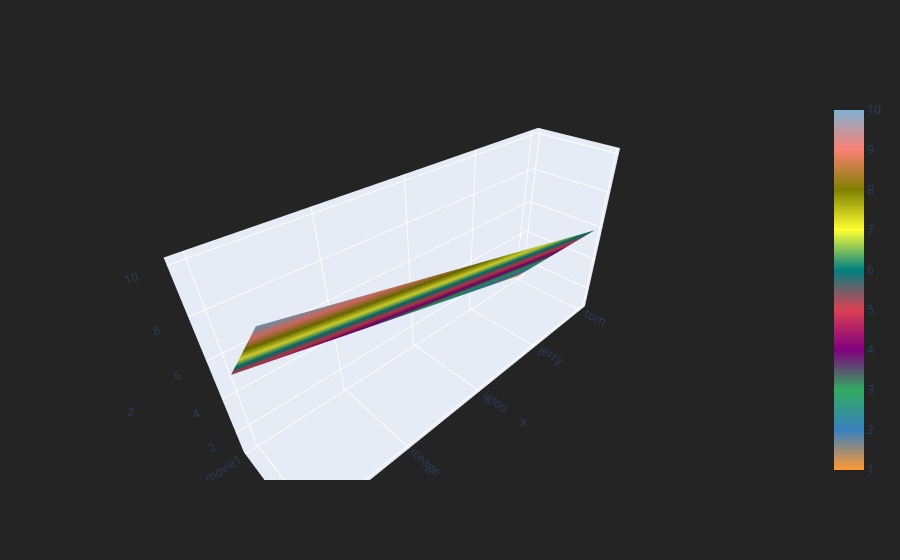

The code cell stored with this chart in its notebook:
### Code cell
dfmovie.iplot(kind='surface')

### Figure 1 — Plotly figure (JSON) as saved in the notebook; plotly's stock layout.template omitted (floating-point values rounded to 4 significant figures)
{"data": [{"colorscale": [[0, "rgb(255, 153, 51)"], [0.1111, "rgb(55, 128, 191)"], [0.2222, "rgb(50, 171, 96)"], [0.3333, "rgb(128, 0, 128)"], [0.4444, "rgb(219, 64, 82)"], [0.5556, "rgb(0, 128, 128)"], [0.6667, "rgb(255, 255, 51)"], [0.7778, "rgb(128, 128, 0)"], [0.8889, "rgb(251, 128, 114)"], [1, "rgb(128, 177, 211)"]], "type": "surface", "x": ["tom", "jerry", "igloo", "iceage", "premam"], "y": ["movie1", "movie2"], "z": [[1, 2, 3, 4, 5], [6, 7, 8, 9, 10]]}], "layout": {"legend": {"bgcolor": "#242424", "font": {"color": "#F4F4F4"}}, "paper_bgcolor": "#242424", "plot_bgcolor": "#242424", "title": {"font": {"color": "#F4F4F4"}}, "xaxis": {"gridcolor": "#343434", "showgrid": true, "tickfont": {"color": "#A4A4A4"}, "title": {"font": {"color": "#A4A4A4"}, "text": ""}, "zerolinecolor": "#444444"}, "yaxis": {"gridcolor": "#343434", "showgrid": true, "tickfont": {"color": "#A4A4A4"}, "title": {"font": {"color": "#A4A4A4"}, "text": ""}, "zerolinecolor": "#444444"}}}
